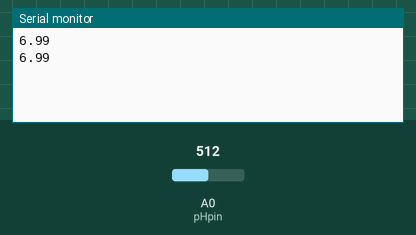
This sketch was run on a simulated Arduino Uno, built with avr-gcc and run on an emulated ATmega328P. Shown: the last lines printed to the serial monitor. The inputs (shaded band) are chosen by the test bench; at power-on: A0 (pHpin) = 512.

Above: at 1.8 s.
1.9 s: A0 (pHpin) set to 716
At 2.8 s:
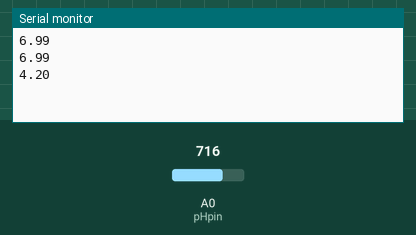
3.4 s: A0 (pHpin) set to 900
At 4.6 s:
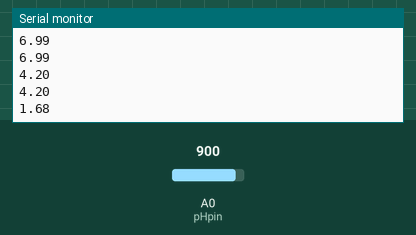
Timing chart, 0 to 6.4 s (numbered marks = the images above; inputs shaded):
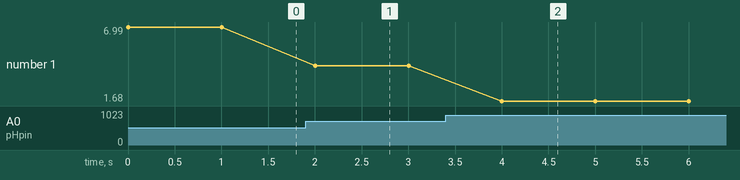

Measured:
- after the input at 1.9 s, the serial monitor: prints a new line after 0.10 s (image 1)
- after the input at 3.4 s, the serial monitor: prints a new line after 0.60 s (image 2)
- plotted number 1: 6.99 → 4.2 after the input at 1.9 s, 4.2 → 1.68 after the input at 3.4 s

The sketch:

SensorPH.ino
```cpp
// pHRead.ino

// Constants:-
const byte pHpin = A0;// Connect the sensor's Po output to analogue pin 0.

// Variables:-
float Po;

void setup()
{
Serial.begin(9600);
}

void loop()
{
Po = (1023 - analogRead(pHpin)) / 73.07; // Read and reverse the analogue input value from the pH sensor then scale 0-14.
Serial.println(Po, 2);// Print the result in the serial monitor.
delay(1000);// Take 1 reading per second.
}
```
